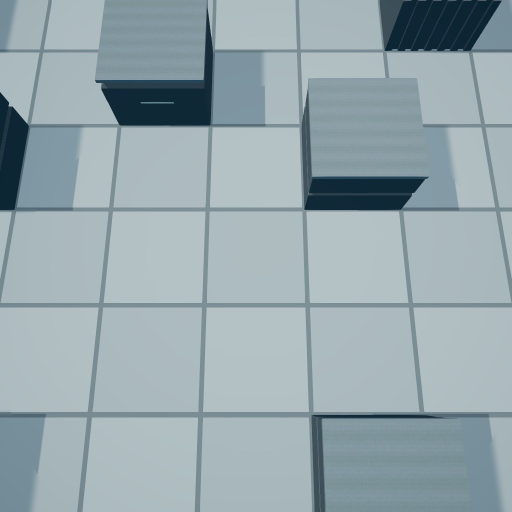
#> input picture Captures/AbilityJuice/shots/r3/aftermath/f0005.jpg, 1024 x 1024 px, given in place of f0000.jpg, which was not available (shown at 1/2 size)
$ python _ad_measure.py
#> lines starting #> are read from the running program, lines starting #| are printed output that depends on the picture; after the words box and inside, x2 and y2 are one past the last pixel; in counts of white or black regions, pixels touching at a corner belong together; pictures that were not available may be replaced by others from this repository, and a replacement may not be noted
import numpy as np
from PIL import Image
import os, colorsys

BASE = os.path.dirname(os.path.abspath(__file__))
SH = os.path.join(BASE, 'shots', 'r3')
PITCH = {'death': 218.0, 'pogo': 158.0}
CEN = {'death': (518, 470), 'pogo': (770, 500)}


def load(shot, i):
#> called with shot = 'death', i = 0
    return np.asarray(Image.open(os.path.join(SH, shot, 'f%04d.jpg' % i)).convert('RGB')).astype(np.float32)
#> call 2 of load, with shot = 'death', i = 13
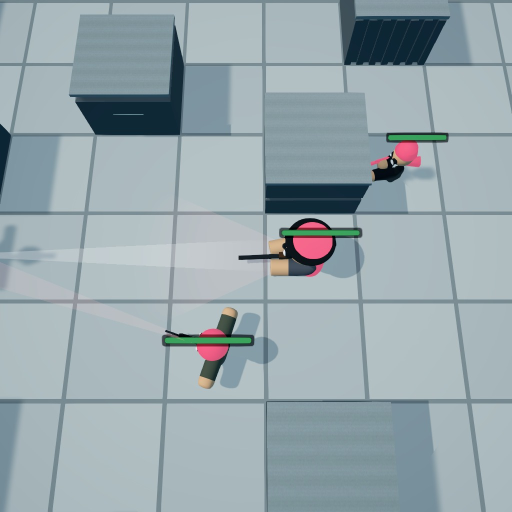
#> input picture Captures/AbilityJuice/shots/r3/grenade/f0013.jpg, 1024 x 1024 px, found by its file name (shown at 1/2 size)


def lum(a):
    return 0.2126*a[..., 0]+0.7152*a[..., 1]+0.0722*a[..., 2]


def roi(shot, a, cells):
#> called with shot = 'death', cells = 3
    p = PITCH[shot]; cx, cy = CEN[shot]; h = int(cells*p/2)
    H, W = a.shape[:2]
#> H = 1024; W = 1024
    return a[max(0, cy-h):min(H, cy+h), max(0, cx-h):min(W, cx+h)]
#> returned value: shape (654, 654, 3) float32


def hsv_stats(rgb, mask):
    px = rgb[mask]/255.0
    if len(px) == 0:
        return None
    mx = px.max(1); mn = px.min(1)
    v = mx; s = np.where(mx > 1e-4, (mx-mn)/np.maximum(mx, 1e-4), 0)
    r, g, b = px[:, 0], px[:, 1], px[:, 2]
    d = np.maximum(mx-mn, 1e-6)
    h = np.zeros_like(mx)
    im_ = (mx == r); h[im_] = ((g-b)[im_]/d[im_]) % 6
    im_ = (mx == g) & ~(mx == r); h[im_] = ((b-r)[im_]/d[im_])+2
    im_ = (mx == b) & ~(mx == r) & ~(mx == g); h[im_] = ((r-g)[im_]/d[im_])+4
    h = h*60
    return dict(n=len(px), hue_med=float(np.median(h[s > 0.12])) if (s > 0.12).sum() else float('nan'),
                sat_med=float(np.median(s)), val_med=float(np.median(v)*255),
                sat_p90=float(np.percentile(s, 90)))


print('=== dominant opaque mass: colour + size ===')
for shot, frames, cells in (('death', [13, 14, 16, 20, 26], 3.0), ('pogo', [45, 47, 48, 50, 58], 3.5)):
    p = PITCH[shot]
    clean = load(shot, 0)
    for f in frames:
        a = load(shot, f)
        r = roi(shot, a, cells); rc = roi(shot, clean, cells)
        L = lum(r); Lc = lum(rc)
#> in lum, `return 0.2126*a[..., 0]+0.7152*a[..., 1]+0.0722*a[..., 2]`:
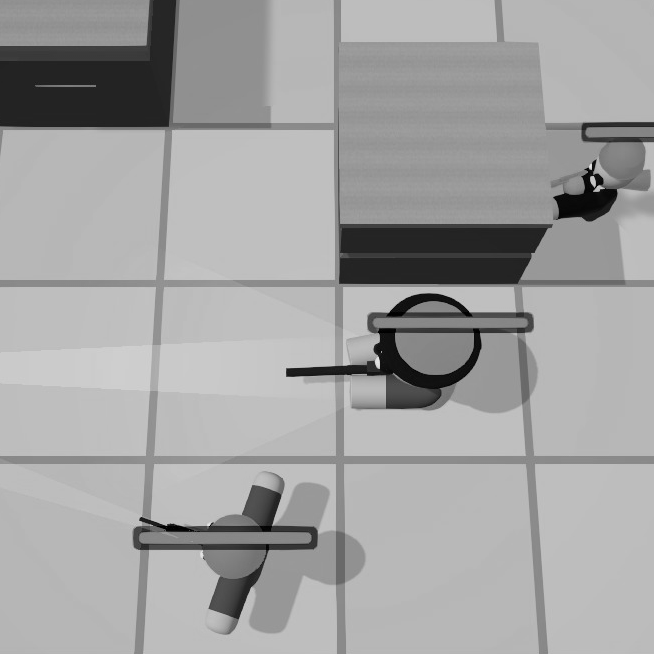
#> returned value: shape (654, 654) float32; min 0.144, max 232.2, mean 162.5
#> in lum (call 2), `return 0.2126*a[..., 0]+0.7152*a[..., 1]+0.0722*a[..., 2]`:
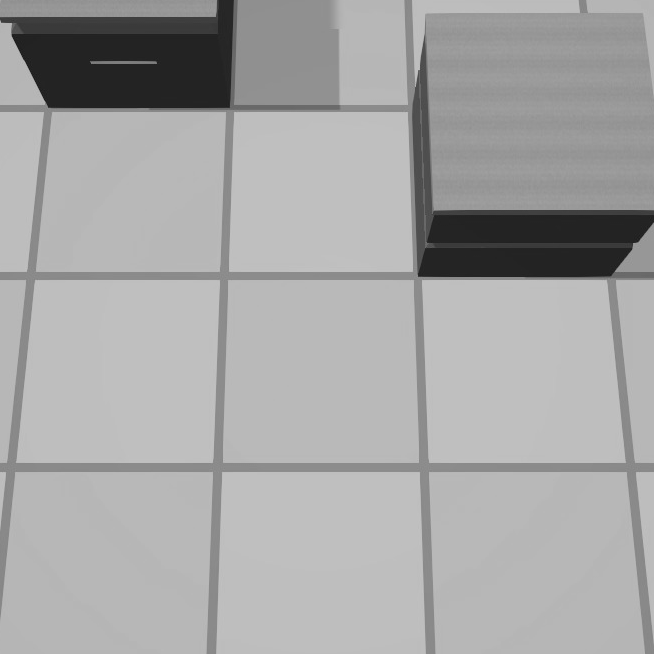
#> returned value: shape (654, 654) float32; min 25.12, max 195.5, mean 166.5
        changed = np.abs(r-rc).max(-1) > 26
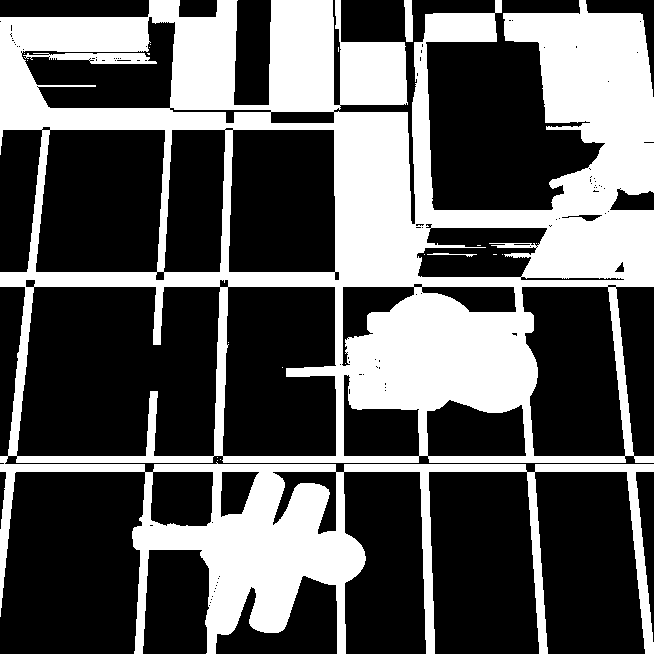
#> changed: shape (654, 654) bool; 36.2% white; 21 white regions (17 under 20 px), largest, box (x1, y1, x2, y2) and area: (0, 0, 654, 654) 153341, (23, 53, 157, 64) 954, (404, 0, 413, 42) 323, (427, 253, 477, 257) 76
        # opaque material only (excludes the unit's own dark outline via 'changed')
        mass = changed & (L < 110)
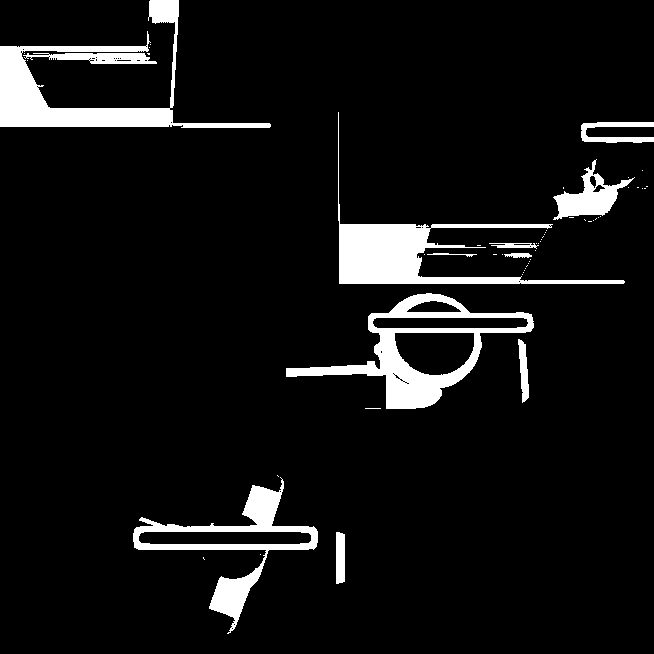
#> mass: shape (654, 654) bool; 7.3% white; 57 white regions (45 under 20 px), largest, box (x1, y1, x2, y2) and area: (0, 0, 271, 128) 7521, (338, 112, 625, 284) 6930, (286, 293, 534, 409) 6822
        st = hsv_stats(r, mass)
#> st = {'n': 31254, 'hue_med': 200, 'sat_med': 0.583, 'val_med': 55, 'sat_p90': 0.755}
        area = mass.sum()/(p*p)
#> area = 0.658
        # hot pixels
        hot = changed & (L > 170)
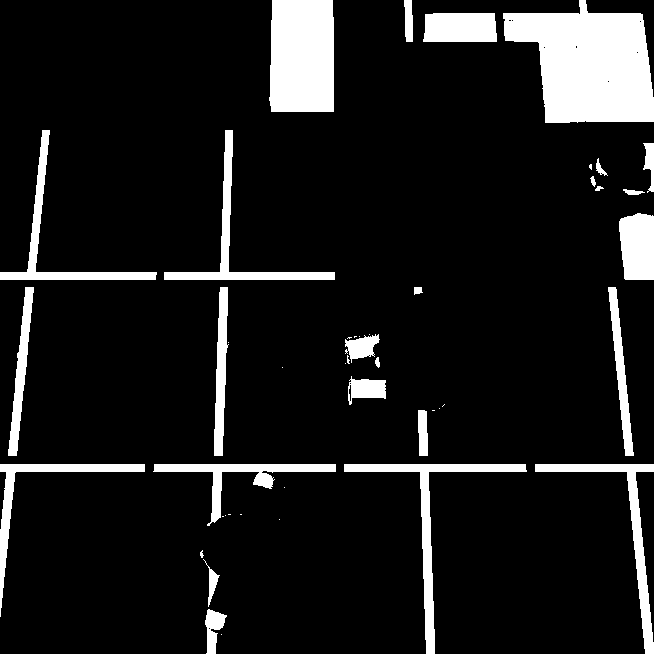
#> hot: shape (654, 654) bool; 11% white; 46 white regions (20 under 20 px), largest, box (x1, y1, x2, y2) and area: (503, 0, 654, 123) 12906, (269, 0, 334, 112) 7064, (344, 464, 527, 654) 3122
        hs = hsv_stats(r, hot)
#> hs = {'n': 47153, 'hue_med': 33.53, 'sat_med': 0.1, 'val_med': 192, 'sat_p90': 0.106}
        clip1 = ((r >= 250).sum(-1) >= 1) & changed
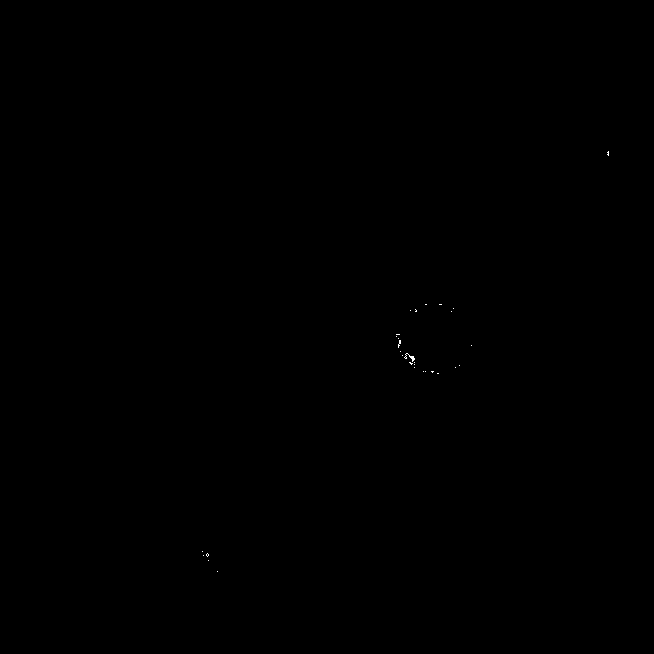
#> clip1: shape (654, 654) bool; 0.02% white in thin lines or dots, all inside (x1, y1, x2, y2) = (202, 151, 609, 572)
        clipall = ((r >= 250).all(-1)) & changed
#> clipall: shape (654, 654) bool; every value is 0
        print('%-6s f%-3d mass %.2f cells^2  medL %5.1f  medS %.2f  hue %6.1f | hot n=%5d medS %.2f hue %6.1f | clip1 %5d clipall %5d' % (
            shot, f, area, st['val_med'], st['sat_med'], st['hue_med'],
            hs['n'] if hs else 0, hs['sat_med'] if hs else 0, hs['hue_med'] if hs else float('nan'),
            clip1.sum(), clipall.sum()))
#| death  f13  mass 0.66 cells^2  medL  55.0  medS 0.58  hue  200.0 | hot n=47153 medS 0.10 hue   33.5 | clip1   100 clipall     0
#> (the run stopped early here; a loop or call above may not have finished)
